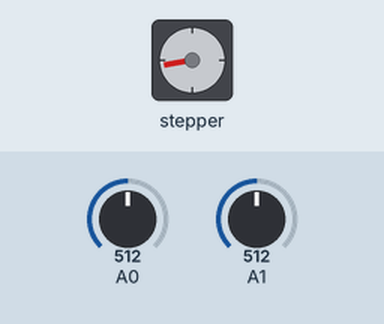
This sketch was run on a simulated Arduino Uno, built with avr-gcc and run on an emulated ATmega328P. Parts: stepper motor. Inputs (shaded band) come from the test bench; at power-on: A1 = 512, A0 = 512. Stepper angles assume 800 steps per turn; what the sketch prints to the serial monitor is not drawn.

Above: at 1.2 s.
1.3 s: A1 set to 716
At 1.65 s:
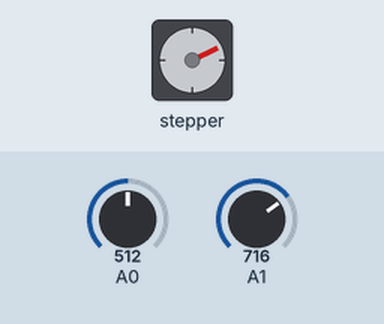
4.3 s: A0 set to 716
At 4.67 s:
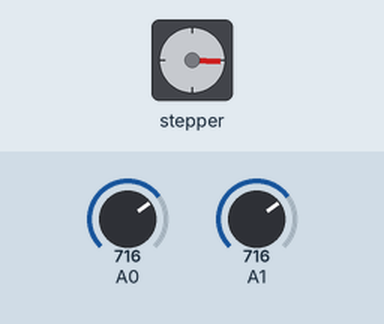
7.3 s: A0 set to 511
At 7.69 s:
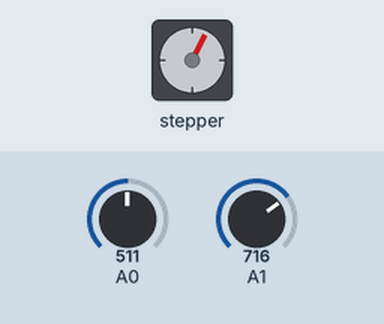
10.3 s: A1 set to 900
Timing chart, 0 to 14.3 s (numbered marks = the images above; inputs shaded):
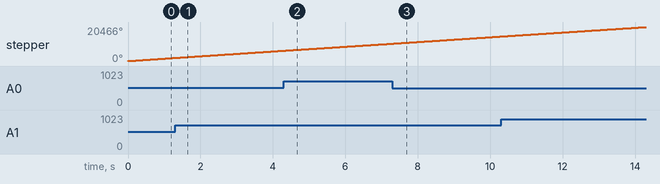

The sketch:

stepper_current_sense.ino
```cpp
#include <Stepper.h>
#include <MovingAverageFilter.h>


Stepper myStepper(800, 8, 9);
MovingAverageFilter stepAvg(100);
MovingAverageFilter acAvg(100);

void setup() {
  Serial.begin(115200);
  myStepper.setSpeed(1000);
}

void loop() {
  myStepper.step(8);

  Serial.print(stepAvg.process(-10*(((analogRead(A1) / 1024.0) * 5000 - 2500) / 100))); //Stepper DC
  Serial.print(" ");
  Serial.println(acAvg.process(10*abs((((analogRead(A0) / 1024.0) * 5000 - 2500) / 100)))); //AC
}
```

MovingAverageFilter.cpp
```cpp
/*
https://github.com/sebnil/Moving-Avarage-Filter--Arduino-Library-
*/
#include "MovingAverageFilter.h"

MovingAverageFilter::MovingAverageFilter(unsigned int newDataPointsCount)
{
  k = 0; //initialize so that we start to write at index 0
  if (newDataPointsCount < MAX_DATA_POINTS)
    dataPointsCount = newDataPointsCount;
  else
    dataPointsCount = MAX_DATA_POINTS;

  for (i = 0; i < dataPointsCount; i++)
  {
    values[i] = 0; // fill the array with 0's
  }
}

float MovingAverageFilter::process(float in)
{
  out = 0;

  values[k] = in;
  k = (k + 1) % dataPointsCount;

  for (i = 0; i < dataPointsCount; i++)
  {
    out += values[i];
  }

  return out / dataPointsCount;
}
```

MovingAverageFilter.h
```cpp
/*
https://github.com/sebnil/Moving-Avarage-Filter--Arduino-Library-
*/
#ifndef MovingAverageFilter_h
#define MovingAverageFilter_h

#define MAX_DATA_POINTS 20

class MovingAverageFilter
{
public:
  //construct without coefs
  MovingAverageFilter(unsigned int newDataPointsCount);

  float process(float in);

private:
  float values[MAX_DATA_POINTS];
  int k; // k stores the index of the current array read to create a circular memory through the array
  int dataPointsCount;
  float out;
  int i; // just a loop counter
};
#endif
```
